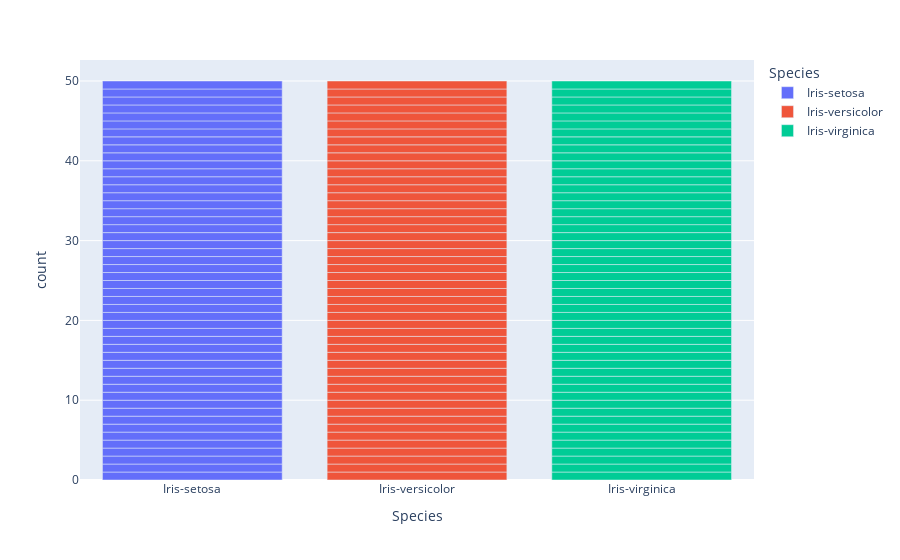

Source (notebook cell):
### Markdown cell above
### Doing some visualisation

### Code cell
px.bar(data,x='Species',color='Species')

### Figure 1 — Plotly figure (JSON) as saved in the notebook; plotly's stock layout.template omitted (floating-point values rounded to 4 significant figures)
{"data": [{"alignmentgroup": "True", "hovertemplate": "Species=%{x}<br>count=%{y}<extra></extra>", "legendgroup": "Iris-setosa", "marker": {"color": "#636efa"}, "name": "Iris-setosa", "offsetgroup": "Iris-setosa", "orientation": "v", "showlegend": true, "textposition": "auto", "type": "bar", "x": ["Iris-setosa", "Iris-setosa", "Iris-setosa", "Iris-setosa", "Iris-setosa", "Iris-setosa", "Iris-setosa", "Iris-setosa", "Iris-setosa", "Iris-setosa", "Iris-setosa", "Iris-setosa", "Iris-setosa", "Iris-setosa", "Iris-setosa", "Iris-setosa", "Iris-setosa", "Iris-setosa", "Iris-setosa", "Iris-setosa", "Iris-setosa", "Iris-setosa", "Iris-setosa", "Iris-setosa", "Iris-setosa", "Iris-setosa", "Iris-setosa", "Iris-setosa", "Iris-setosa", "Iris-setosa", "Iris-setosa", "Iris-setosa", "Iris-setosa", "Iris-setosa", "Iris-setosa", "Iris-setosa", "Iris-setosa", "Iris-setosa", "Iris-setosa", "Iris-setosa", "Iris-setosa", "Iris-setosa", "Iris-setosa", "Iris-setosa", "Iris-setosa", "Iris-setosa", "Iris-setosa", "Iris-setosa", "Iris-setosa", "Iris-setosa"], "xaxis": "x", "y": [1, 1, 1, 1, 1, 1, 1, 1, 1, 1, 1, 1, 1, 1, 1, 1, 1, 1, 1, 1, 1, 1, 1, 1, 1, 1, 1, 1, 1, 1, 1, 1, 1, 1, 1, 1, 1, 1, 1, 1, 1, 1, 1, 1, 1, 1, 1, 1, 1, 1], "yaxis": "y"}, {"alignmentgroup": "True", "hovertemplate": "Species=%{x}<br>count=%{y}<extra></extra>", "legendgroup": "Iris-versicolor", "marker": {"color": "#EF553B"}, "name": "Iris-versicolor", "offsetgroup": "Iris-versicolor", "orientation": "v", "showlegend": true, "textposition": "auto", "type": "bar", "x": ["Iris-versicolor", "Iris-versicolor", "Iris-versicolor", "Iris-versicolor", "Iris-versicolor", "Iris-versicolor", "Iris-versicolor", "Iris-versicolor", "Iris-versicolor", "Iris-versicolor", "Iris-versicolor", "Iris-versicolor", "Iris-versicolor", "Iris-versicolor", "Iris-versicolor", "Iris-versicolor", "Iris-versicolor", "Iris-versicolor", "Iris-versicolor", "Iris-versicolor", "Iris-versicolor", "Iris-versicolor", "Iris-versicolor", "Iris-versicolor", "Iris-versicolor", "Iris-versicolor", "Iris-versicolor", "Iris-versicolor", "Iris-versicolor", "Iris-versicolor", "Iris-versicolor", "Iris-versicolor", "Iris-versicolor", "Iris-versicolor", "Iris-versicolor", "Iris-versicolor", "Iris-versicolor", "Iris-versicolor", "Iris-versicolor", "Iris-versicolor", "Iris-versicolor", "Iris-versicolor", "Iris-versicolor", "Iris-versicolor", "Iris-versicolor", "Iris-versicolor", "Iris-versicolor", "Iris-versicolor", "Iris-versicolor", "Iris-versicolor"], "xaxis": "x", "y": [1, 1, 1, 1, 1, 1, 1, 1, 1, 1, 1, 1, 1, 1, 1, 1, 1, 1, 1, 1, 1, 1, 1, 1, 1, 1, 1, 1, 1, 1, 1, 1, 1, 1, 1, 1, 1, 1, 1, 1, 1, 1, 1, 1, 1, 1, 1, 1, 1, 1], "yaxis": "y"}, {"alignmentgroup": "True", "hovertemplate": "Species=%{x}<br>count=%{y}<extra></extra>", "legendgroup": "Iris-virginica", "marker": {"color": "#00cc96"}, "name": "Iris-virginica", "offsetgroup": "Iris-virginica", "orientation": "v", "showlegend": true, "textposition": "auto", "type": "bar", "x": ["Iris-virginica", "Iris-virginica", "Iris-virginica", "Iris-virginica", "Iris-virginica", "Iris-virginica", "Iris-virginica", "Iris-virginica", "Iris-virginica", "Iris-virginica", "Iris-virginica", "Iris-virginica", "Iris-virginica", "Iris-virginica", "Iris-virginica", "Iris-virginica", "Iris-virginica", "Iris-virginica", "Iris-virginica", "Iris-virginica", "Iris-virginica", "Iris-virginica", "Iris-virginica", "Iris-virginica", "Iris-virginica", "Iris-virginica", "Iris-virginica", "Iris-virginica", "Iris-virginica", "Iris-virginica", "Iris-virginica", "Iris-virginica", "Iris-virginica", "Iris-virginica", "Iris-virginica", "Iris-virginica", "Iris-virginica", "Iris-virginica", "Iris-virginica", "Iris-virginica", "Iris-virginica", "Iris-virginica", "Iris-virginica", "Iris-virginica", "Iris-virginica", "Iris-virginica", "Iris-virginica", "Iris-virginica", "Iris-virginica", "Iris-virginica"], "xaxis": "x", "y": [1, 1, 1, 1, 1, 1, 1, 1, 1, 1, 1, 1, 1, 1, 1, 1, 1, 1, 1, 1, 1, 1, 1, 1, 1, 1, 1, 1, 1, 1, 1, 1, 1, 1, 1, 1, 1, 1, 1, 1, 1, 1, 1, 1, 1, 1, 1, 1, 1, 1], "yaxis": "y"}], "layout": {"barmode": "relative", "legend": {"title": {"text": "Species"}, "tracegroupgap": 0}, "margin": {"t": 60}, "xaxis": {"anchor": "y", "categoryarray": ["Iris-setosa", "Iris-versicolor", "Iris-virginica"], "categoryorder": "array", "domain": [0, 1], "title": {"text": "Species"}}, "yaxis": {"anchor": "x", "domain": [0, 1], "title": {"text": "count"}}}}
